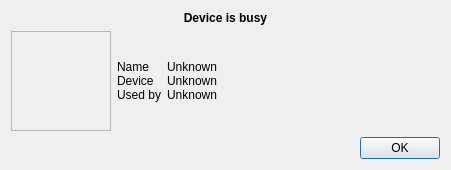
<?xml version="1.0" encoding="UTF-8"?>
<ui version="4.0">
 <class>AlsaBusyDialog</class>
 <widget class="QDialog" name="AlsaBusyDialog">
  <property name="geometry">
   <rect>
    <x>0</x>
    <y>0</y>
    <width>451</width>
    <height>170</height>
   </rect>
  </property>
  <property name="sizePolicy">
   <sizepolicy hsizetype="Preferred" vsizetype="Preferred">
    <horstretch>0</horstretch>
    <verstretch>0</verstretch>
   </sizepolicy>
  </property>
  <property name="windowTitle">
   <string>vokoscreen webcam</string>
  </property>
  <property name="modal">
   <bool>true</bool>
  </property>
  <layout class="QVBoxLayout" name="verticalLayout_2" stretch="0,0,0">
   <property name="sizeConstraint">
    <enum>QLayout::SetMaximumSize</enum>
   </property>
   <item>
    <widget class="QLabel" name="label_Titel_Busy">
     <property name="font">
      <font>
       <weight>75</weight>
       <bold>true</bold>
      </font>
     </property>
     <property name="text">
      <string>Device is busy</string>
     </property>
     <property name="alignment">
      <set>Qt::AlignCenter</set>
     </property>
    </widget>
   </item>
   <item>
    <layout class="QHBoxLayout" name="horizontalLayout_Picture_and_Info">
     <item>
      <widget class="QFrame" name="frame_Picture">
       <property name="minimumSize">
        <size>
         <width>100</width>
         <height>100</height>
        </size>
       </property>
       <property name="maximumSize">
        <size>
         <width>100</width>
         <height>100</height>
        </size>
       </property>
       <property name="baseSize">
        <size>
         <width>0</width>
         <height>0</height>
        </size>
       </property>
       <property name="frameShape">
        <enum>QFrame::StyledPanel</enum>
       </property>
       <property name="frameShadow">
        <enum>QFrame::Raised</enum>
       </property>
       <layout class="QHBoxLayout" name="horizontalLayout_5">
        <item>
         <layout class="QVBoxLayout" name="verticalLayout_Picture">
          <item>
           <widget class="QLabel" name="label_Picture">
            <property name="text">
             <string/>
            </property>
            <property name="pixmap">
             <pixmap resource="../screencast.qrc">:/pictures/microbusy.png</pixmap>
            </property>
            <property name="scaledContents">
             <bool>true</bool>
            </property>
           </widget>
          </item>
         </layout>
        </item>
       </layout>
      </widget>
     </item>
     <item>
      <layout class="QFormLayout" name="formLayout_Info">
       <property name="sizeConstraint">
        <enum>QLayout::SetDefaultConstraint</enum>
       </property>
       <property name="fieldGrowthPolicy">
        <enum>QFormLayout::ExpandingFieldsGrow</enum>
       </property>
       <property name="labelAlignment">
        <set>Qt::AlignLeading|Qt::AlignLeft|Qt::AlignVCenter</set>
       </property>
       <property name="formAlignment">
        <set>Qt::AlignLeading|Qt::AlignLeft|Qt::AlignVCenter</set>
       </property>
       <property name="verticalSpacing">
        <number>0</number>
       </property>
       <item row="0" column="0">
        <widget class="QLabel" name="label_Name">
         <property name="text">
          <string>Name</string>
         </property>
         <property name="margin">
          <number>6</number>
         </property>
        </widget>
       </item>
       <item row="0" column="1">
        <widget class="QLabel" name="label_Name_Value">
         <property name="text">
          <string>Unknown</string>
         </property>
         <property name="margin">
          <number>6</number>
         </property>
        </widget>
       </item>
       <item row="1" column="0">
        <widget class="QLabel" name="label_Device">
         <property name="text">
          <string>Device</string>
         </property>
         <property name="margin">
          <number>6</number>
         </property>
        </widget>
       </item>
       <item row="1" column="1">
        <widget class="QLabel" name="label_Device_Value">
         <property name="text">
          <string>Unknown</string>
         </property>
         <property name="margin">
          <number>6</number>
         </property>
        </widget>
       </item>
       <item row="2" column="0">
        <widget class="QLabel" name="label_UsedBy">
         <property name="text">
          <string>Used by</string>
         </property>
         <property name="margin">
          <number>6</number>
         </property>
        </widget>
       </item>
       <item row="2" column="1">
        <widget class="QLabel" name="label_UsedBy_Value">
         <property name="text">
          <string>Unknown</string>
         </property>
         <property name="margin">
          <number>6</number>
         </property>
        </widget>
       </item>
      </layout>
     </item>
    </layout>
   </item>
   <item>
    <layout class="QHBoxLayout" name="horizontalLayout_ButtonBox">
     <item>
      <widget class="QDialogButtonBox" name="buttonBox">
       <property name="standardButtons">
        <set>QDialogButtonBox::Ok</set>
       </property>
      </widget>
     </item>
    </layout>
   </item>
  </layout>
 </widget>
 <resources>
  <include location="../screencast.qrc"/>
 </resources>
 <connections/>
</ui>
